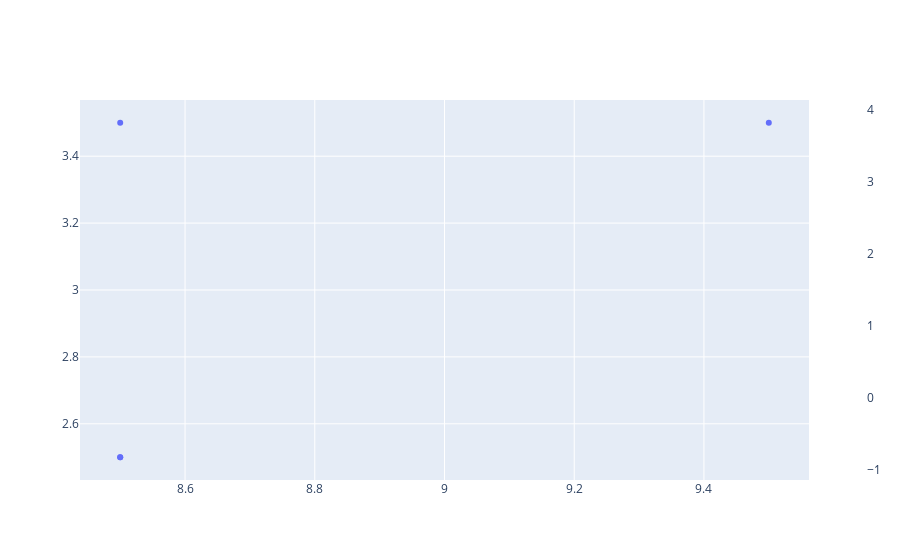

The notebook cell saved with this chart:
### Code cell
# todo find another exsample neuron from the same site with a different coverage
fig = go.Figure()
_ = fig.add_trace(go.Scatter(x=xu+c-0.5, y=yu+p-0.5, mode='markers',
                             # line_width=1, line_color='#222222',
                             # fill='toself', fillcolor=amp_color[p,c],
                             marker=dict(color=amplitudes.values[p,c],
                                         coloraxis='coloraxis',
                                         cmin=0, cmax=amplitudes.values.max(),
                                         showscale=False,
                                         )
                             ))

fig.show()

### Figure 1 — Plotly figure (JSON) as saved in the notebook; plotly's stock layout.template omitted (floating-point values rounded to 4 significant figures)
{"data": [{"marker": {"cmax": 1238.0, "cmin": 0, "color": 0.0, "coloraxis": "coloraxis", "showscale": false}, "mode": "markers", "type": "scatter", "x": [8.5, 8.5, 9.5, 8.5], "y": [2.5, 3.5, 3.5, 2.5]}], "layout": {}}
